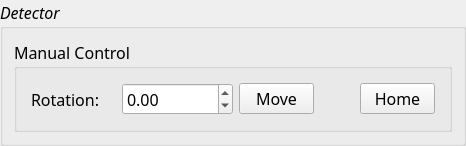
             <widget class="QGroupBox" name="detector_rotation_groupbox">
              <property name="font">
               <font>
                <family>Segoe UI Semibold</family>
                <pointsize>12</pointsize>
                <italic>true</italic>
               </font>
              </property>
              <property name="title">
               <string>Detector</string>
              </property>
              <property name="flat">
               <bool>true</bool>
              </property>
              <layout class="QVBoxLayout" name="verticalLayout_17">
               <item>
                <widget class="QGroupBox" name="groupBox_2">
                 <property name="maximumSize">
                  <size>
                   <width>595</width>
                   <height>16777215</height>
                  </size>
                 </property>
                 <property name="font">
                  <font>
                   <italic>false</italic>
                  </font>
                 </property>
                 <property name="title">
                  <string>Manual Control</string>
                 </property>
                 <layout class="QVBoxLayout" name="verticalLayout_18">
                  <item>
                   <layout class="QHBoxLayout" name="horizontalLayout_16">
                    <property name="leftMargin">
                     <number>5</number>
                    </property>
                    <property name="topMargin">
                     <number>5</number>
                    </property>
                    <property name="rightMargin">
                     <number>5</number>
                    </property>
                    <property name="bottomMargin">
                     <number>5</number>
                    </property>
                    <item>
                     <widget class="QLabel" name="label_7">
                      <property name="minimumSize">
                       <size>
                        <width>85</width>
                        <height>0</height>
                       </size>
                      </property>
                      <property name="maximumSize">
                       <size>
                        <width>85</width>
                        <height>16777215</height>
                       </size>
                      </property>
                      <property name="font">
                       <font>
                        <italic>false</italic>
                       </font>
                      </property>
                      <property name="text">
                       <string>Rotation:</string>
                      </property>
                     </widget>
                    </item>
                    <item>
                     <widget class="QDoubleSpinBox" name="detector_rotate_spin">
                      <property name="minimumSize">
                       <size>
                        <width>111</width>
                        <height>0</height>
                       </size>
                      </property>
                      <property name="maximumSize">
                       <size>
                        <width>111</width>
                        <height>16777215</height>
                       </size>
                      </property>
                      <property name="font">
                       <font>
                        <italic>false</italic>
                       </font>
                      </property>
                      <property name="minimum">
                       <double>-16777215.000000000000000</double>
                      </property>
                      <property name="maximum">
                       <double>16777215.000000000000000</double>
                      </property>
                     </widget>
                    </item>
                    <item>
                     <widget class="QPushButton" name="detector_rotate_move_button">
                      <property name="minimumSize">
                       <size>
                        <width>75</width>
                        <height>0</height>
                       </size>
                      </property>
                      <property name="maximumSize">
                       <size>
                        <width>75</width>
                        <height>16777215</height>
                       </size>
                      </property>
                      <property name="font">
                       <font>
                        <italic>false</italic>
                       </font>
                      </property>
                      <property name="text">
                       <string>Move</string>
                      </property>
                     </widget>
                    </item>
                    <item>
                     <spacer name="horizontalSpacer_12">
                      <property name="orientation">
                       <enum>Qt::Horizontal</enum>
                      </property>
                      <property name="sizeHint" stdset="0">
                       <size>
                        <width>40</width>
                        <height>20</height>
                       </size>
                      </property>
                     </spacer>
                    </item>
                    <item>
                     <widget class="QPushButton" name="detector_rotate_home_button">
                      <property name="minimumSize">
                       <size>
                        <width>75</width>
                        <height>0</height>
                       </size>
                      </property>
                      <property name="maximumSize">
                       <size>
                        <width>75</width>
                        <height>16777215</height>
                       </size>
                      </property>
                      <property name="font">
                       <font>
                        <italic>false</italic>
                       </font>
                      </property>
                      <property name="text">
                       <string>Home</string>
                      </property>
                     </widget>
                    </item>
                   </layout>
                  </item>
                 </layout>
                </widget>
               </item>
              </layout>
             </widget>
